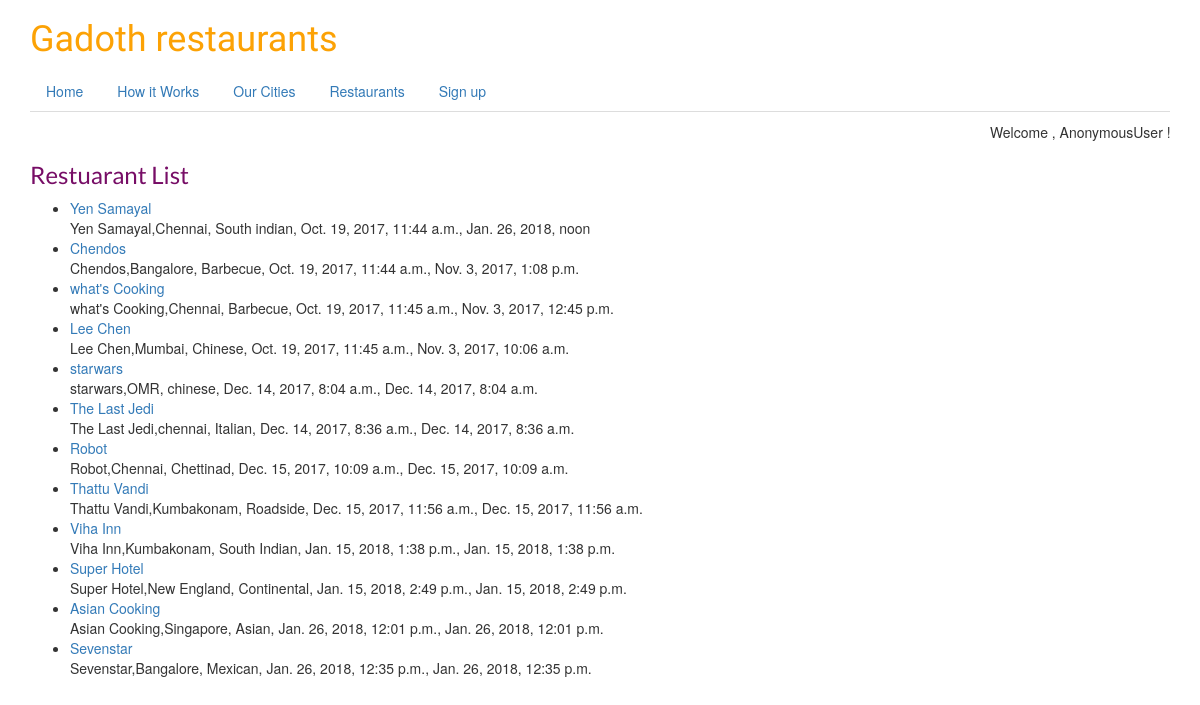
/restaurants/, run on an earlier commit of the app's database.
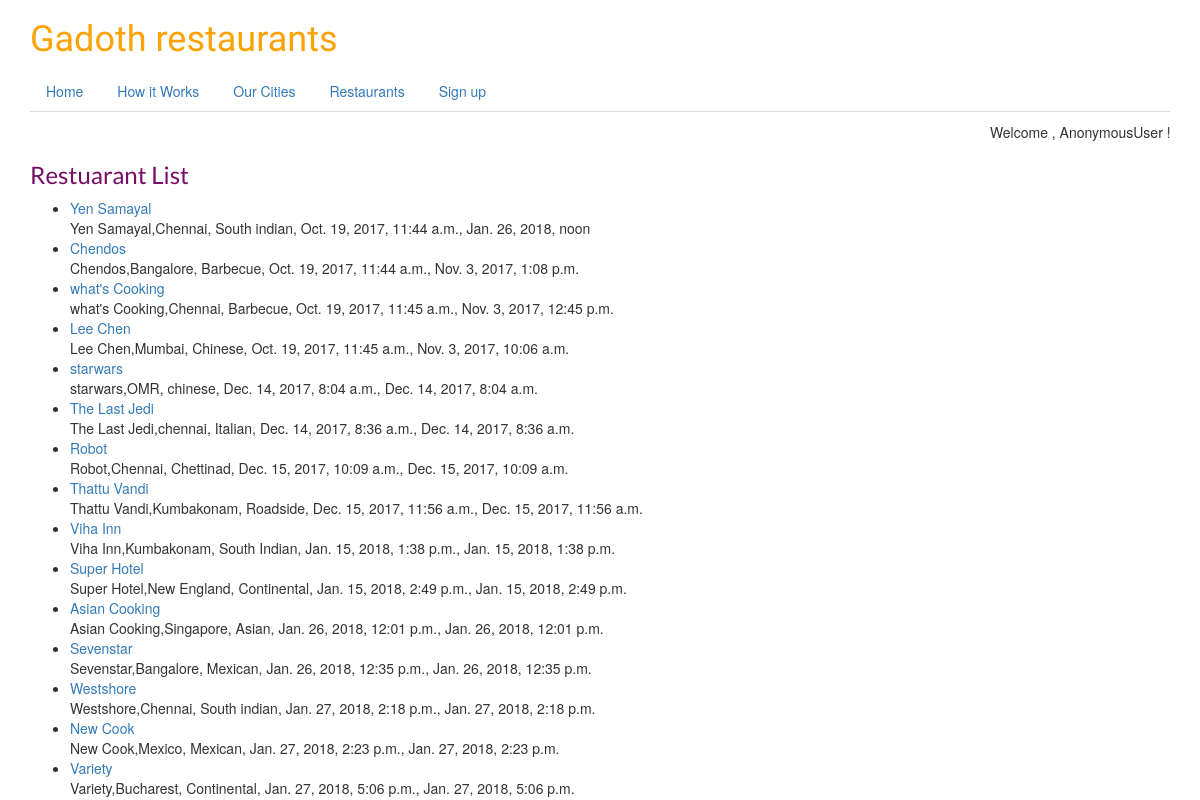
And on a later commit of the database.
### restaurants/models.py (models this page shows, shortened)
class restaurantLocations(models.Model):
    owner       = models.ForeignKey(User)
    name        = models.CharField(max_length=120)
    location    = models.CharField(max_length=120,null=True,blank=True)
    category    = models.CharField(max_length=120,null=True,blank=True,validators=[category_validator])
    created     = models.DateTimeField(auto_now_add=True,blank=True)
    modified    = models.DateTimeField(auto_now=True)
    slug        = models.SlugField(null=True,blank=True)
    def get_absolute_url(self):
        return reverse('restaurants:detail',kwargs={'slug':self.slug})
    def __str__(self):
        return self.name

### restaurants/views.py (the view)
class searchandlistRestaurants(ListView):
    template_name = 'restaurants/restaurants_list.html'
    def get_queryset(self):
        slug = self.kwargs.get("slug")
        if slug:
            queryset = restaurantLocations.objects.filter(
                Q(category__iexact = slug)|
                Q(category__icontains = slug)
            )
        else:
            queryset = restaurantLocations.objects.all()
        return queryset

### restaurants/templates/restaurants/restaurants_list.html (shortened to what this page needs)
{% extends 'base.html' %}
{% block page %}
<h3> Restuarant List</h3>
<ul>
    {% for obj in object_list %}
        <li><a href= '{{ obj.get_absolute_url }}' >{{ obj }}</a></br>
            {{ obj.name }},{{ obj.location }}, {{ obj.category }}, {{ obj.created }}, {{ obj.modified }}
        </li>
    {% endfor %}
</ul>
{% endblock %}

### templates/base.html (shortened to what this page needs)
<!Doctype html>
<html lang="en">
<head>
{% include 'snippets/css.html' %}
</head>
<body>
    <div class="container">
        {% block contents %}
        <h1>Gadoth restaurants</h1>
        {% include 'snippets/nav.html' %}
        {% endblock %}
        {% include 'snippets/welcome.html' with greetings="Welcome" person=request.user %}
        {% block page %}{% endblock %}
    </div>
</body>
</html>

### templates/snippets/css.html (shortened to what this page needs)
{% load staticfiles %}
<link rel="stylesheet" href="//maxcdn.bootstrapcdn.com/bootstrap/3.3.7/css/bootstrap.min.css">
<link rel="stylesheet" href="//maxcdn.bootstrapcdn.com/bootstrap/3.3.7/css/bootstrap-theme.min.css">
<link rel="stylesheet" type="text/css" href="{% static 'css/style.css' %}">

### templates/snippets/nav.html
<p>
    <ul class="nav nav-tabs">
         <li><a href='{% url "home" %}'>Home</a></li>
         <li><a href='{% url "htw" %}' >How it Works</a></li>
         <li><a href='{% url "cities" %}' >Our Cities</a></li>
         <li><a href='{% url "restaurants:list" %}' >Restaurants</a></li>
         <li><a href='{% url "signup" %}' >Sign up</a></li>
    </ul>
</p>

### templates/snippets/welcome.html
<div class="row">
    <div class="col-md-offset-10">
        {{ greetings }} , {{ person|default:"friend"}} !
    </div>
</div>

### static/css/style.css (style rules this page uses)
html { background-color: #ecf0f1; }
h1 { color: #FCA205; font-family: 'Lobster'; }
h3 { color: #770d66; font-family: 'Lato'; }
.container { height: 100vh; }

What changed in the data, as far as the page shows it:
added restaurantLocations: name "Westshore", location "Chennai", category "South indian", created "Jan. 27, 2018, 2:18 p.m.", modified "Jan. 27, 2018, 2:18 p.m."
added restaurantLocations: name "New Cook", location "Mexico", category "Mexican", created "Jan. 27, 2018, 2:23 p.m.", modified "Jan. 27, 2018, 2:23 p.m."
added restaurantLocations: name "Variety", location "Bucharest", category "Continental", created "Jan. 27, 2018, 5:06 p.m.", modified "Jan. 27, 2018, 5:06 p.m."
